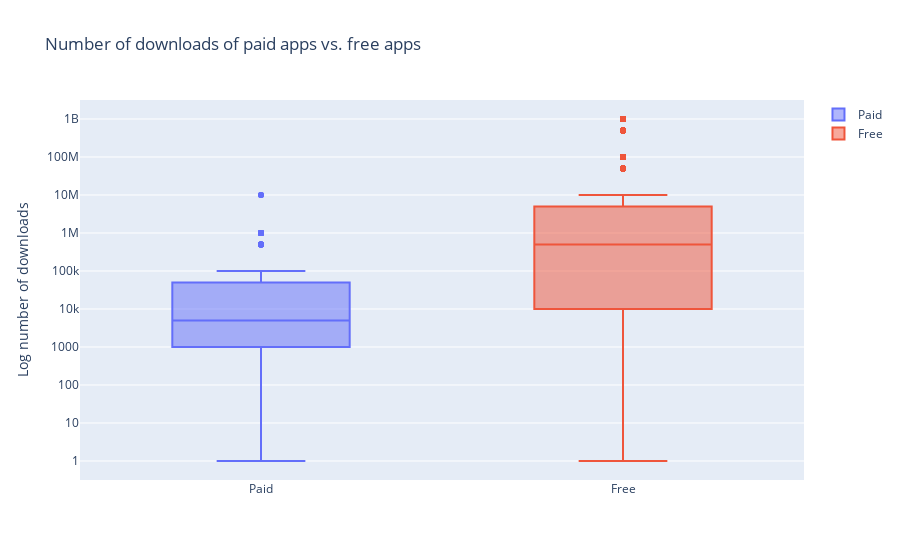

Source (notebook cell):
### Code cell
trace0 = go.Box(
    # Data for paid apps
    y = apps[apps['Type'] == "Paid"]['Installs'],
    name = 'Paid'
)

trace1 = go.Box(
    # Data for free apps
    y = apps[apps['Type'] == "Free"]['Installs'],
    name = 'Free'
)

layout = go.Layout(
    title = "Number of downloads of paid apps vs. free apps",
    yaxis = dict(title = "Log number of downloads",
                type = 'log',
                autorange = True)
)

# Add trace0 and trace1 to a list for plotting
data = [trace0, trace1]
plotly.offline.iplot({'data': data, 'layout': layout})

### Figure 1 — Plotly figure (JSON) as saved in the notebook; plotly's stock layout.template omitted (floating-point values rounded to 4 significant figures; data arrays with more than 128 entries replaced by an {"elided": "..."} marker saying what was removed)
{"data": [{"name": "Paid", "type": "box", "y": {"elided": "613 int values"}}, {"name": "Free", "type": "box", "y": {"elided": "8279 int values"}}], "layout": {"title": {"text": "Number of downloads of paid apps vs. free apps"}, "yaxis": {"autorange": true, "title": {"text": "Log number of downloads"}, "type": "log"}}}
